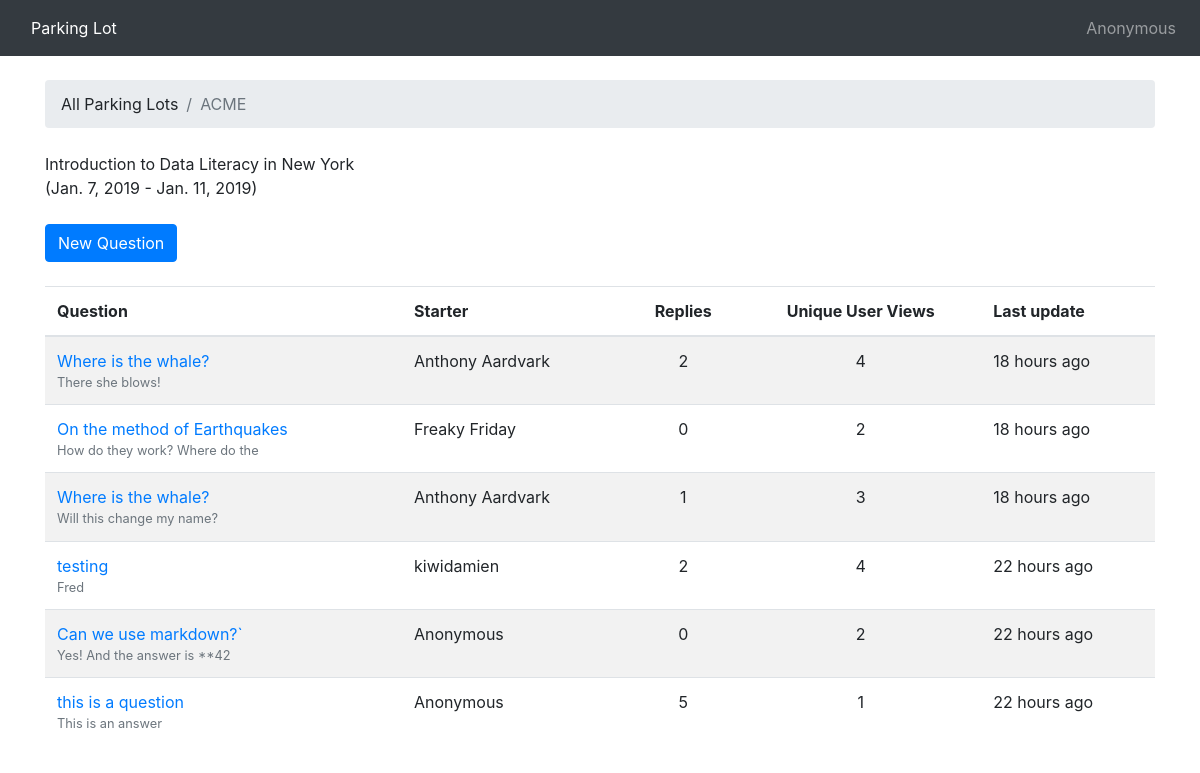
Page /lots/acme/ on the earlier database version.
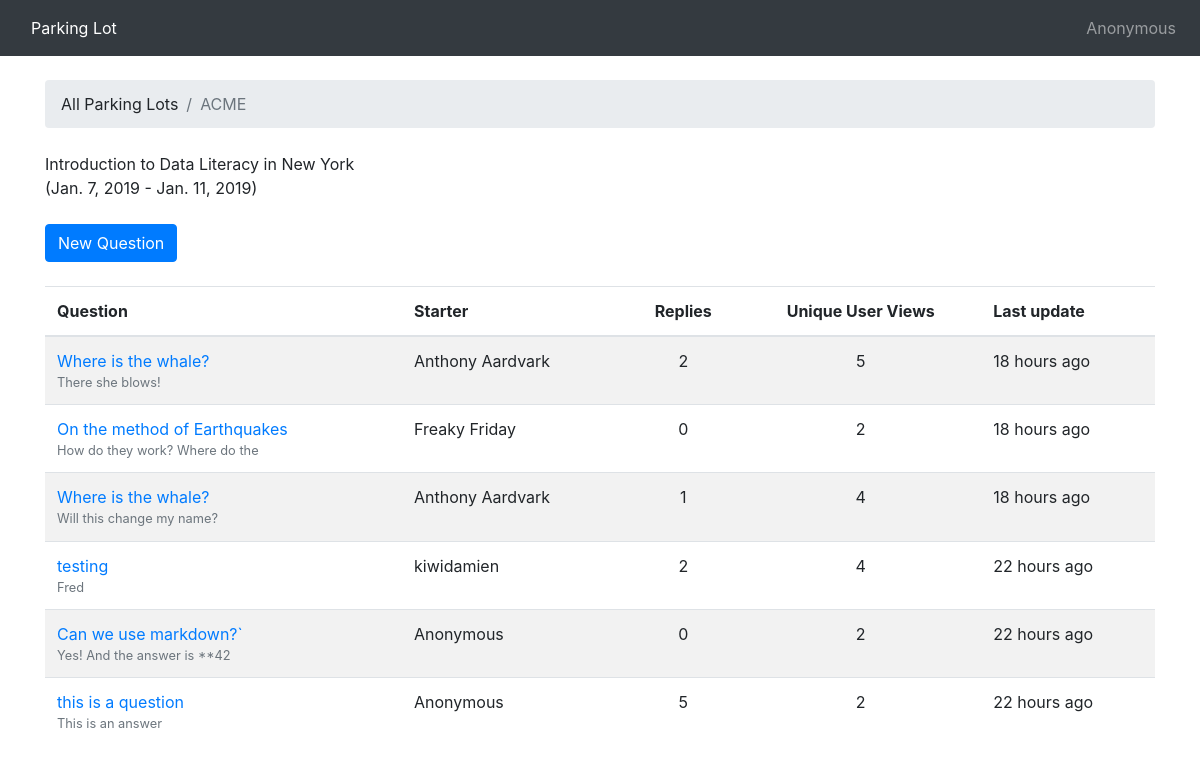
Same page on the later database version.
### lot/models.py (models this page shows, shortened)
class Question(models.Model):
    subject = models.CharField(max_length=255)
    last_updated = models.DateTimeField(auto_now_add=True)
    lot = models.ForeignKey(Lot, related_name='questions',
                            on_delete=models.CASCADE)
    starter = models.ForeignKey(User, related_name='questions',
                                on_delete=models.CASCADE)
    starter_name = models.CharField(max_length=100, default='Anonymous')
    views = models.PositiveIntegerField(default=0)
    def get_first_post(self):
        return (Post.objects.filter(question=self)
                .order_by('created_at')
                .first())

class Post(models.Model):
    message = models.TextField(max_length=4000)
    question = models.ForeignKey(Question, related_name='posts',
                                 on_delete=models.CASCADE)
    created_at = models.DateTimeField(auto_now_add=True)
    updated_at = models.DateTimeField(null=True)
    created_by = models.ForeignKey(User, null=True, related_name='posts',
                                   on_delete=models.CASCADE)
    updated_by = models.ForeignKey(User, null=True, related_name='+',
                                   on_delete=models.CASCADE)
    created_name = models.CharField(max_length=100)
    updated_name = models.CharField(max_length=100)
    def __str__(self):
        return self.message[:30]

### lot/views.py (the view)
# urls.py: path('lots/<slug:lot_id>/', views.QuestionListView.as_view(),
class QuestionListView(ListView):
    model = Question
    context_object_name = 'questions'
    template_name = 'list_of_questions_in_lot.html'
    def get_context_data(self, **kwargs):
        kwargs['lot'] = self.lot
        return super().get_context_data(**kwargs)
    def get_queryset(self):
        self.lot = get_object_or_404(Lot, slug=self.kwargs.get('lot_id'))
        questions = (
            self.lot.questions
            .order_by('-last_updated')
            .annotate(replies=Count('posts') - 1)
        )
        return questions

### templates/list_of_questions_in_lot.html (shortened to what this page needs)
{% extends 'base.html' %}
{% load humanize %}
{% block breadcrumb %}
  {% include 'includes/parklot_breadcrumb.html' %}
  <li class="breadcrumb-item active">{{ lot.group_name }}</li>
{% endblock %}
{% block content %}
<div class='mb-4'>
    {{lot.description}} in {{lot.location}} <br/>
    ({{lot.start_date}} - {{lot.end_date}})
</div>
<div class='mb-4'>
    <a href="{% url 'new_question' lot.slug %}" class="btn btn-primary">New Question</a>
</div>
<table class="table table-striped mb-4">
    <thead class="thead-inverse">
        <tr>
            <th>Question</th>
            <th>Starter</th>
            <th class="text-center">Replies</th>
            <th class="text-center">Unique User Views</th>
            <th>Last update</th>
        </tr>
    </thead>
    <tbody>
        {% for question in questions%}
        <tr>
            <td>
                <a href="{% url 'question_comments' lot.slug question.pk %}">{{question.subject}}</a>
                <small class="text-muted
                d-block">{{question.get_first_post|truncatechars:30 }}</small>
            </td>
            <td>{{question.starter_name}}</td>
            <td class="text-center">{{ question.replies }}</td>
            <td class="text-center">{{ question.views }}</td>
            <td>{{ question.last_updated | naturaltime }}</td>
        </tr>
        {% endfor %}
    </tbody>
</table>
{% endblock %}

Differences in the rows shown:
changed Question "There she blows!": views "4" → "5"
changed Question "Will this change my name?": views "3" → "4"
changed Question "this is a question": views "1" → "2"
